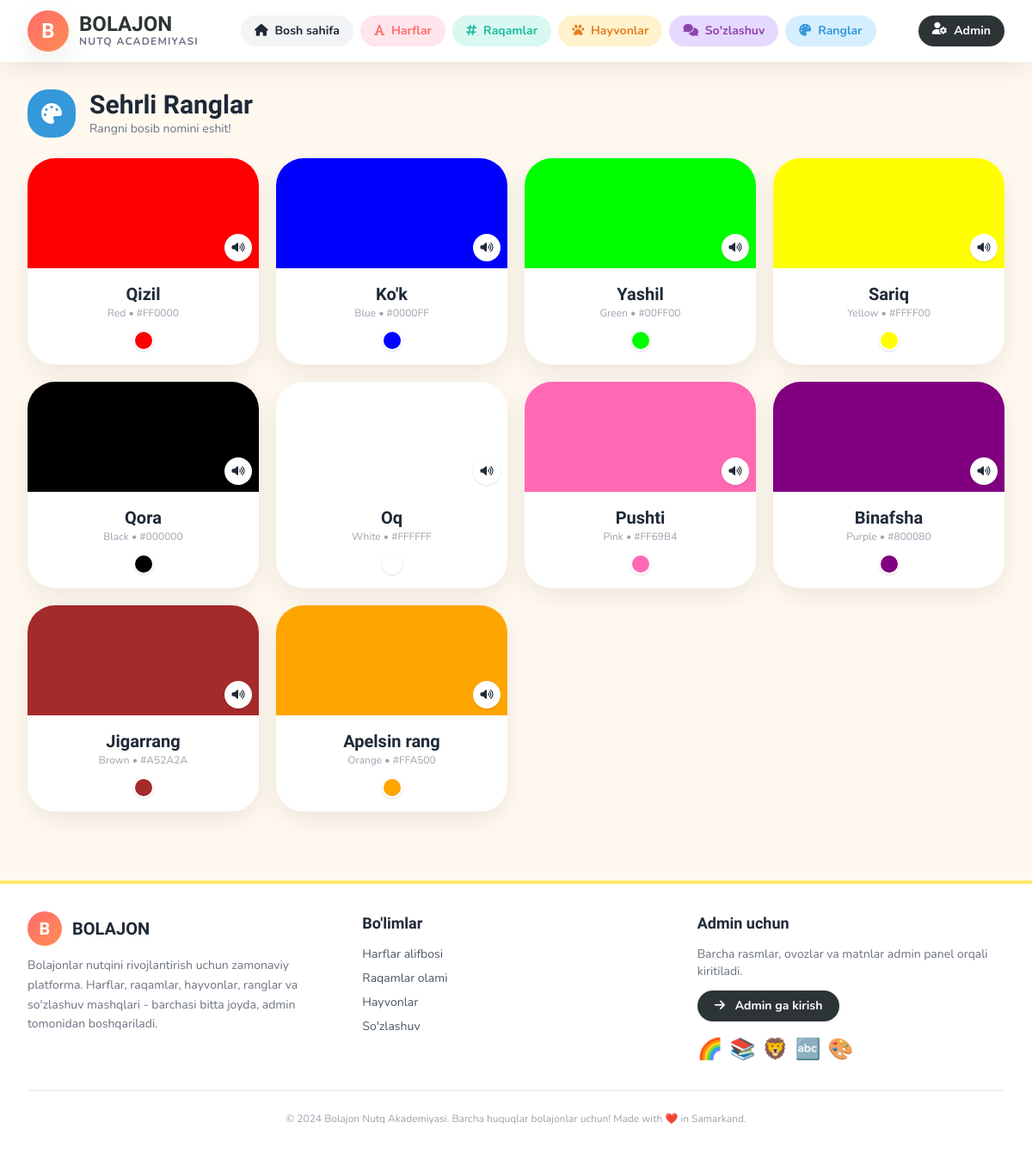
Screenshot of /ranglar/ with the database file from the repository.
### core/models.py (models this page shows, shortened)
class Color(models.Model):
    name = models.CharField(max_length=50, verbose_name="Rang nomi", help_text="Masalan: Qizil")
    name_en = models.CharField(max_length=50, blank=True, verbose_name="Inglizcha nomi")
    hex_code = models.CharField(max_length=20, default="#FF0000", verbose_name="HEX kodi", help_text="#FF0000")
    image = models.ImageField(upload_to='colors/', verbose_name="Rang rasmi (obyekt)", blank=True, null=True)
    audio = models.FileField(upload_to='colors/audios/', verbose_name="Rang talaffuzi", blank=True, null=True)
    order = models.PositiveIntegerField(default=0, verbose_name="Tartib")
    is_active = models.BooleanField(default=True)
    class Meta:
        verbose_name = "Rang"
        verbose_name_plural = "Ranglar"
        ordering = ['order']

### core/views.py (the view)
# urls.py: path('ranglar/', views.color_list, name='color_list'),
def color_list(request):
    colors = Color.objects.filter(is_active=True).order_by('order')
    return render(request, 'core/color_list.html', {'colors': colors})

### templates/core/color_list.html (shortened to what this page needs)
{% extends 'base.html' %}
{% block content %}
<div class="flex justify-between items-start mb-6">
    <div class="flex items-center gap-4">
        <div class="w-14 h-14 bubble bg-[#3498DB] text-white flex items-center justify-center text-2xl"><i class="fa-solid fa-palette"></i></div>
        <div>
            <h1 class="baloo text-3xl font-extrabold">Sehrli Ranglar</h1>
            <p class="text-gray-500 text-sm">Rangni bosib nomini eshit!</p>
        </div>
    </div>
</div>
{% if colors %}
<div class="grid grid-cols-2 md:grid-cols-4 gap-5">
    {% for color in colors %}
    <div class="bubble-lg bg-white shadow-soft overflow-hidden group hover:shadow-hover transition text-center">
        <div class="h-32 flex items-center justify-center text-5xl relative cursor-pointer" style="background: {{ color.hex_code }}" onclick="playAudio('{% if color.audio %}{{ color.audio.url }}{% endif %}')">
            <div class="absolute inset-0 bg-black/0 group-hover:bg-black/10 transition"></div>
            <button class="absolute bottom-2 right-2 w-8 h-8 bubble bg-white shadow flex items-center justify-center text-xs"><i class="fa-solid fa-volume-high"></i></button>
        </div>
        <div class="p-4">
            <h3 class="baloo text-xl font-extrabold">{{ color.name }}</h3>
            <p class="text-xs text-gray-400">{{ color.name_en }} • {{ color.hex_code }}</p>
            <div class="mt-3 flex justify-center gap-1">
                <div class="w-6 h-6 bubble border-2 border-white shadow" style="background: {{ color.hex_code }}"></div>
            </div>
        </div>
    </div>
    {% endfor %}
</div>
{% endif %}
{% endblock %}

### templates/base.html (style rules this page uses)
body { font-family: 'Nunito', sans-serif; }
.baloo { font-family: 'Baloo 2', cursive; }
.bubble { border-radius: 24px; }
.bubble-lg { border-radius: 32px; }
.shadow-soft { box-shadow: 0 10px 30px rgba(0,0,0,0.08); }

### rows the page displays
Color: name "Qizil", name_en "Red", hex_code "#FF0000"
Color: name "Ko'k", name_en "Blue", hex_code "#0000FF"
Color: name "Yashil", name_en "Green", hex_code "#00FF00"
Color: name "Sariq", name_en "Yellow", hex_code "#FFFF00"
Color: name "Qora", name_en "Black", hex_code "#000000"
Color: name "Oq", name_en "White", hex_code "#FFFFFF"
Color: name "Pushti", name_en "Pink", hex_code "#FF69B4"
Color: name "Binafsha", name_en "Purple", hex_code "#800080"
Color: name "Jigarrang", name_en "Brown", hex_code "#A52A2A"
Color: name "Apelsin rang", name_en "Orange", hex_code "#FFA500"
